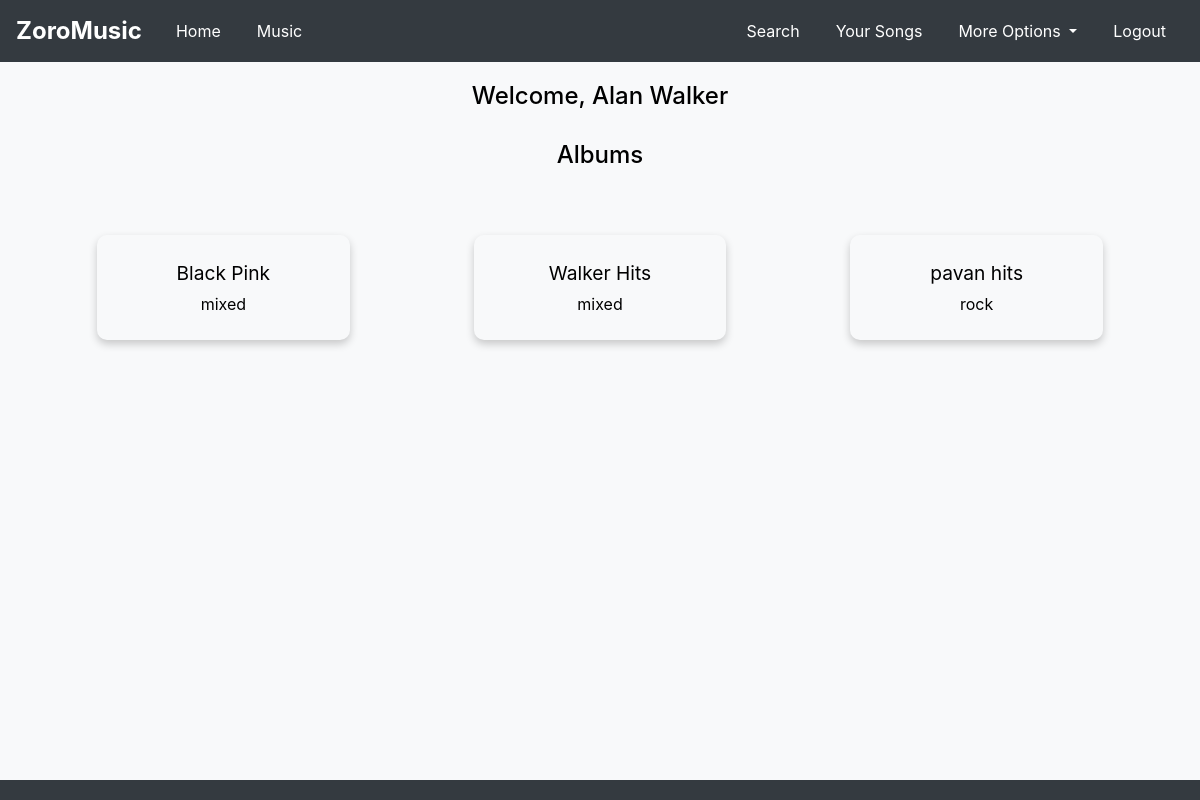
The app's page /profile (signed in) with its own data.
### ZoroMusic/models.py (models this page shows, shortened)
class User(db.Model, UserMixin):
    id = db.Column(db.Integer(), Sequence('user_id_seq', start=1, increment=1), primary_key=True)
    username = db.Column(db.String(length=30), nullable=False, unique=True)
    password_hash = db.Column(db.String(length=128), nullable=False)
    role = db.Column(db.String(length=15), nullable=False)
    is_flagged = db.Column(db.Boolean(), default=False)
    @property
    def password(self):
        return self.password

class Album(db.Model, UserMixin):
    id = db.Column(db.Integer, Sequence('album_id_seq', start=1, increment=1), primary_key=True)
    title = db.Column(db.String(100), nullable=False)
    description = db.Column(db.Text, nullable=True)
    genre = db.Column(db.String(20), nullable=False)
    created_at = db.Column(db.DateTime, default=datetime.utcnow)
    updated_at = db.Column(db.DateTime, default=datetime.utcnow, onupdate=datetime.utcnow)
    creator_id = db.Column(db.Integer, db.ForeignKey('user.id'))
    creator = db.relationship('User', backref='albums')
    songs = db.relationship('Song', secondary='album_songs', backref=db.backref('albums', lazy='dynamic'))

### ZoroMusic/routes.py (the view)
@app.route("/profile", methods=['GET', 'POST'])
@login_required
def profile_page():
    albums = Album.query.all()
    return render_template('profile.html', albums=albums)

### ZoroMusic/models.py (called while the page is built)
@login_manager.user_loader
def load_user(user_id):
    return User.query.get(int(user_id))

### ZoroMusic/templates/profile.html (shortened to what this page needs)
{% extends 'base.html' %}
{% block content %}
<h2>Welcome, {{ current_user.username }}</h2>
<h3>Albums</h3>
<div class="container">
    <div class="album-tiles">
        {% if albums %}
            {% for album in albums %}
                <div class="album-tile">
                    <a class="album-info" href="{{ url_for('album_songs', album_id=album.id) }}">
                        <div class="album-title">{{ album.title }}</div>
                        <div class="album-artist">{{ album.genre }}</div>
                    </a>
                </div>
            {% endfor %}
        {% endif %}
    </div>
</div>
{% endblock %}

### ZoroMusic/templates/base.html (style rules this page uses)
body { background-color: #f8f9fa; color: #495057; }

### ZoroMusic/templates/profile.html (style rules this page uses)
.container { max-width: 1200px; margin-top: 50px; }
h2, h3 { color: black; font-size: 1.5rem; text-align: center; margin-bottom: 30px; }
.album-tiles { display: flex; flex-wrap: wrap; justify-content: space-around; margin-top: 20px; }
.album-tile { width: 200px; margin: 15px; overflow: hidden; border-radius: 10px; box-shadow: 0 4px 8px rgba(0, 0, 0, 0.2); transition: transform 0.3s ease-in-out; text-decoration: none; flex: 0 0 calc(25% - 30px); }
.album-info { padding: 15px; text-decoration: none; }
.album-title { font-size: 1.2rem; margin-bottom: 5px; color: black; text-align: center; text-decoration: none; }
.album-artist { font-size: 1rem; color: black; text-align: center; text-decoration: none; }

### records on screen
User: username "Alan Walker"
Album: title "Black Pink", genre "mixed"
Album: title "Walker Hits", genre "mixed"
Album: title "pavan hits", genre "rock"
